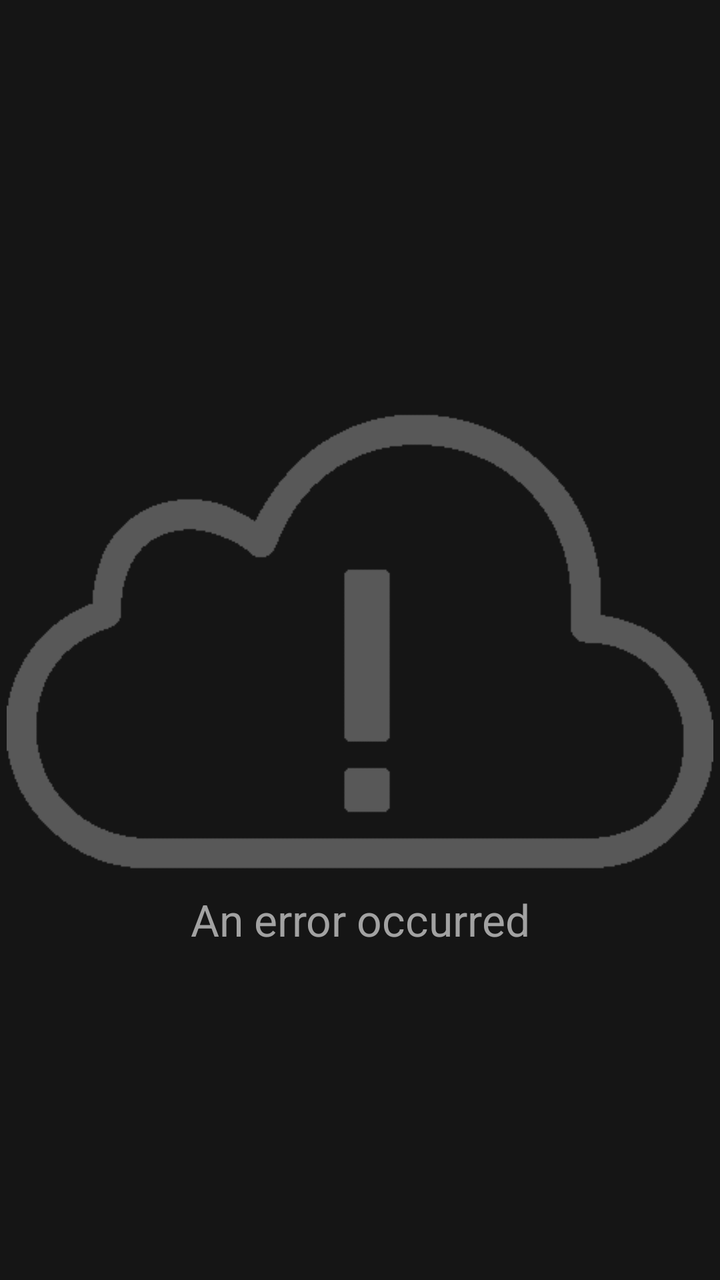
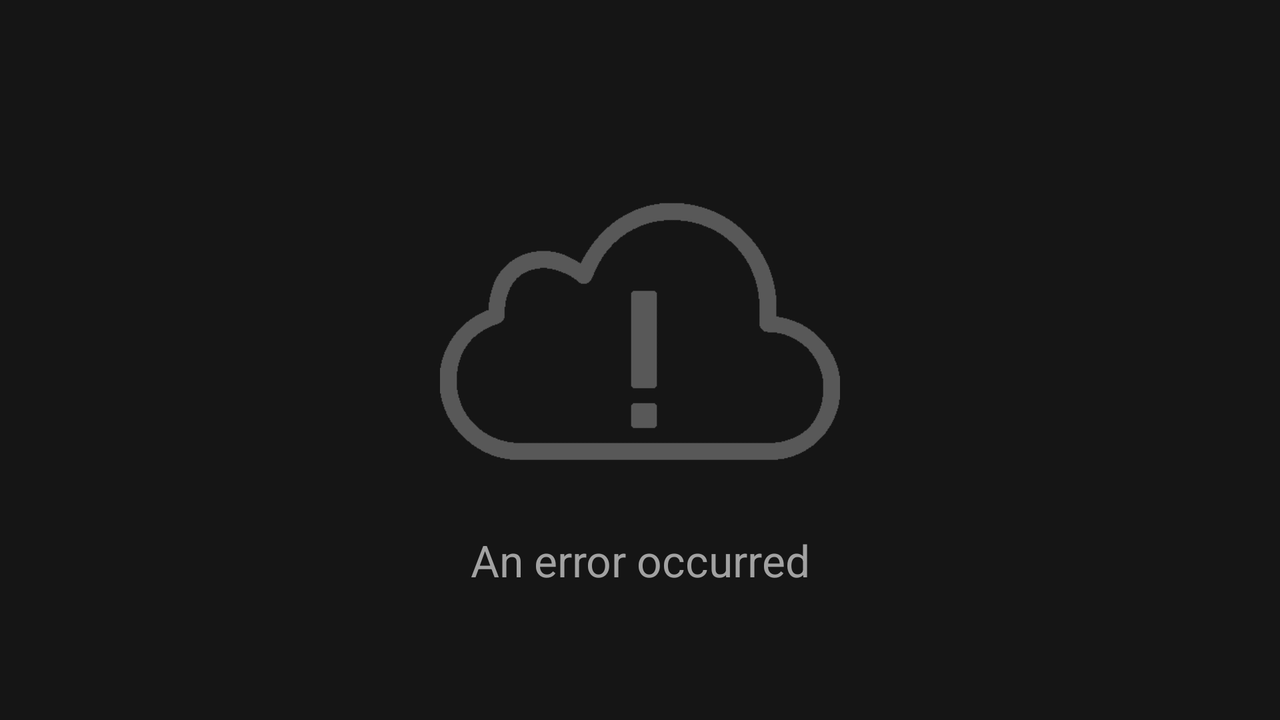

First picture: res/layout/ on a phone held upright. Second picture: the repository's own variant of that layout, on a device whose configuration matches the variant's folder. Source for both follows.
<!-- AndroidManifest.xml: application theme Theme.TheSpaceApp.SplashScreen -->
<!-- res/layout/error_layout.xml -->
<?xml version="1.0" encoding="utf-8"?>
<androidx.constraintlayout.widget.ConstraintLayout xmlns:android="http://schemas.android.com/apk/res/android"
    xmlns:app="http://schemas.android.com/apk/res-auto"
    xmlns:tools="http://schemas.android.com/tools"
    android:id="@+id/error_constraint_layout"
    android:layout_width="match_parent"
    android:layout_height="match_parent"
    tools:background="@color/backgroundColor">

    <ImageView
        android:id="@+id/iv_error_cloud"
        android:layout_width="wrap_content"
        android:layout_height="250dp"
        android:contentDescription="@string/error_cloud_logo"
        android:src="@drawable/error_cloud_gray"
        app:layout_constraintBottom_toBottomOf="parent"
        app:layout_constraintEnd_toEndOf="parent"
        app:layout_constraintStart_toStartOf="parent"
        app:layout_constraintTop_toTopOf="parent" />

    <TextView
        android:id="@+id/tv_error_message"
        style="@style/error_text_view"
        android:layout_width="wrap_content"
        android:layout_height="wrap_content"
        android:gravity="center"
        android:text="@string/an_error_occurred"
        app:layout_constraintEnd_toEndOf="@id/iv_error_cloud"
        app:layout_constraintStart_toStartOf="@id/iv_error_cloud"
        app:layout_constraintTop_toBottomOf="@id/iv_error_cloud" />

    <com.google.android.material.button.MaterialButton
        android:id="@+id/btn_retry"
        android:layout_width="wrap_content"
        android:layout_height="wrap_content"
        android:layout_marginTop="8dp"
        android:text="@string/retry"
        android:visibility="gone"
        app:layout_constraintEnd_toEndOf="@+id/tv_error_message"
        app:layout_constraintStart_toStartOf="@+id/tv_error_message"
        app:layout_constraintTop_toBottomOf="@+id/tv_error_message" />

</androidx.constraintlayout.widget.ConstraintLayout>
<!-- resources referenced by this layout -->
<resources>
  <color name="backgroundColor">#151515</color>
  <!-- drawable error_cloud_gray: png bitmap (drawable, 4296 bytes) -->
  <string name="an_error_occurred">An error occurred</string>
  <string name="error_cloud_logo">Error cloud logo</string>
  <string name="retry">Retry</string>
  <style name="error_text_view" parent="bigger_text_view">
          <item name="android:textColor">@color/errorTextColor</item>
      </style>
  <style name="Theme.TheSpaceApp.SplashScreen">
          <item name="android:windowBackground">@drawable/splash_screen</item>
      </style>
  <style name="bigger_text_view" parent="TextAppearance.AppCompat.Body1">
          <item name="android:textSize">22sp</item>
      </style>
  <color name="errorTextColor">#A2A2A2</color>
  <!-- drawable splash_screen (drawable) -->
  <?xml version="1.0" encoding="utf-8"?>
  <layer-list xmlns:android="http://schemas.android.com/apk/res/android"
      android:opacity="opaque">
  
      <item android:drawable="@android:color/background_dark" />
      <item android:gravity="center">
          <bitmap android:src="@drawable/ic_launcher" />
      </item>
  
  </layer-list>
</resources>
<!-- res/layout-land/error_layout.xml (the repository's variant of the layout above) -->
<!-- drawn on the phone turned sideways -->
<?xml version="1.0" encoding="utf-8"?>
<androidx.constraintlayout.widget.ConstraintLayout xmlns:android="http://schemas.android.com/apk/res/android"
    xmlns:app="http://schemas.android.com/apk/res-auto"
    xmlns:tools="http://schemas.android.com/tools"
    android:id="@+id/error_constraint_layout"
    android:layout_width="match_parent"
    android:layout_height="match_parent"
    tools:background="@color/backgroundColor">

    <ImageView
        android:id="@+id/iv_error_cloud"
        android:layout_width="@dimen/error_image_size_landscape"
        android:layout_height="@dimen/error_image_size_landscape"
        android:contentDescription="@string/error_cloud_logo"
        android:src="@drawable/error_cloud_gray"
        app:layout_constraintBottom_toTopOf="@+id/tv_error_message"
        app:layout_constraintEnd_toEndOf="parent"
        app:layout_constraintHorizontal_bias="0.5"
        app:layout_constraintStart_toStartOf="parent"
        app:layout_constraintTop_toTopOf="parent"
        app:layout_constraintVertical_chainStyle="packed" />

    <TextView
        android:id="@+id/tv_error_message"
        style="@style/error_text_view"
        android:layout_width="wrap_content"
        android:layout_height="wrap_content"
        android:text="@string/an_error_occurred"
        app:layout_constraintBottom_toTopOf="@+id/btn_retry"
        app:layout_constraintEnd_toEndOf="@id/iv_error_cloud"
        app:layout_constraintHorizontal_bias="0.5"
        app:layout_constraintStart_toStartOf="@id/iv_error_cloud"
        app:layout_constraintTop_toBottomOf="@+id/iv_error_cloud" />

    <com.google.android.material.button.MaterialButton
        android:id="@+id/btn_retry"
        android:layout_width="wrap_content"
        android:layout_height="wrap_content"
        android:layout_marginTop="8dp"
        android:text="@string/retry"
        android:visibility="gone"
        app:layout_constraintBottom_toBottomOf="parent"
        app:layout_constraintEnd_toEndOf="@+id/tv_error_message"
        app:layout_constraintHorizontal_bias="0.5"
        app:layout_constraintStart_toStartOf="@+id/tv_error_message"
        app:layout_constraintTop_toBottomOf="@+id/tv_error_message" />

</androidx.constraintlayout.widget.ConstraintLayout>
<!-- resources referenced by the variant -->
<!-- as the phone turned sideways resolves them -->
<resources>
  <color name="backgroundColor">#151515</color>
  <dimen name="error_image_size_landscape">200dp</dimen>
  <!-- drawable error_cloud_gray: png bitmap (drawable, 4296 bytes) -->
  <string name="an_error_occurred">An error occurred</string>
  <string name="error_cloud_logo">Error cloud logo</string>
  <string name="retry">Retry</string>
  <style name="error_text_view" parent="bigger_text_view">
          <item name="android:textColor">@color/errorTextColor</item>
      </style>
  <style name="Theme.TheSpaceApp.SplashScreen">
          <item name="android:windowBackground">@drawable/splash_screen</item>
      </style>
  <style name="bigger_text_view" parent="TextAppearance.AppCompat.Body1">
          <item name="android:textSize">22sp</item>
      </style>
  <color name="errorTextColor">#A2A2A2</color>
  <!-- drawable splash_screen (drawable) -->
  <?xml version="1.0" encoding="utf-8"?>
  <layer-list xmlns:android="http://schemas.android.com/apk/res/android"
      android:opacity="opaque">
  
      <item android:drawable="@android:color/background_dark" />
      <item android:gravity="center">
          <bitmap android:src="@drawable/ic_launcher" />
      </item>
  
  </layer-list>
</resources>
